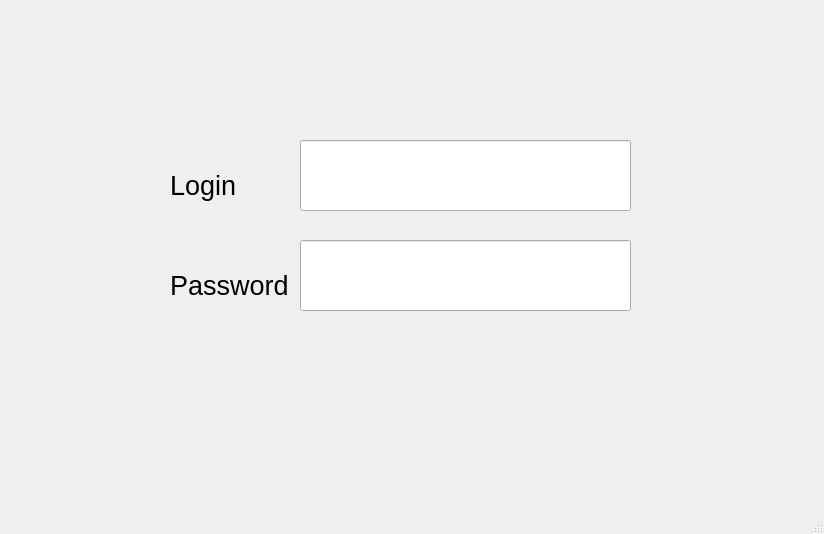
<?xml version="1.0" encoding="UTF-8"?>
<ui version="4.0">
 <class>MainWindow</class>
 <widget class="QMainWindow" name="MainWindow">
  <property name="geometry">
   <rect>
    <x>0</x>
    <y>0</y>
    <width>824</width>
    <height>534</height>
   </rect>
  </property>
  <property name="windowTitle">
   <string>MainWindow</string>
  </property>
  <widget class="QWidget" name="centralwidget">
   <widget class="QLineEdit" name="lineEdit">
    <property name="geometry">
     <rect>
      <x>300</x>
      <y>140</y>
      <width>331</width>
      <height>71</height>
     </rect>
    </property>
    <property name="inputMethodHints">
     <set>Qt::ImhNone</set>
    </property>
   </widget>
   <widget class="QLineEdit" name="lineEdit_2">
    <property name="geometry">
     <rect>
      <x>300</x>
      <y>240</y>
      <width>331</width>
      <height>71</height>
     </rect>
    </property>
    <property name="inputMethodHints">
     <set>Qt::ImhNone</set>
    </property>
   </widget>
   <widget class="QLabel" name="label">
    <property name="geometry">
     <rect>
      <x>170</x>
      <y>160</y>
      <width>131</width>
      <height>51</height>
     </rect>
    </property>
    <property name="font">
     <font>
      <pointsize>20</pointsize>
     </font>
    </property>
    <property name="text">
     <string>Login</string>
    </property>
   </widget>
   <widget class="QLabel" name="label_2">
    <property name="geometry">
     <rect>
      <x>170</x>
      <y>260</y>
      <width>131</width>
      <height>51</height>
     </rect>
    </property>
    <property name="font">
     <font>
      <pointsize>20</pointsize>
     </font>
    </property>
    <property name="text">
     <string>Password</string>
    </property>
   </widget>
  </widget>
  <widget class="QMenuBar" name="menubar">
   <property name="geometry">
    <rect>
     <x>0</x>
     <y>0</y>
     <width>824</width>
     <height>25</height>
    </rect>
   </property>
  </widget>
  <widget class="QStatusBar" name="statusbar"/>
 </widget>
 <resources/>
 <connections/>
</ui>
